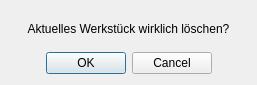
<?xml version="1.0" encoding="UTF-8"?>
<ui version="4.0">
 <class>DeletePieceDialog</class>
 <widget class="QDialog" name="DeletePieceDialog">
  <property name="geometry">
   <rect>
    <x>0</x>
    <y>0</y>
    <width>257</width>
    <height>85</height>
   </rect>
  </property>
  <property name="windowTitle">
   <string>Dialog</string>
  </property>
  <layout class="QVBoxLayout" name="verticalLayout">
   <item>
    <widget class="QLabel" name="label">
     <property name="text">
      <string>Aktuelles Werkstück wirklich löschen?</string>
     </property>
     <property name="alignment">
      <set>Qt::AlignCenter</set>
     </property>
    </widget>
   </item>
   <item>
    <widget class="QDialogButtonBox" name="buttonBox">
     <property name="orientation">
      <enum>Qt::Horizontal</enum>
     </property>
     <property name="standardButtons">
      <set>QDialogButtonBox::Cancel|QDialogButtonBox::Ok</set>
     </property>
     <property name="centerButtons">
      <bool>true</bool>
     </property>
    </widget>
   </item>
  </layout>
 </widget>
 <resources/>
 <connections>
  <connection>
   <sender>buttonBox</sender>
   <signal>accepted()</signal>
   <receiver>DeletePieceDialog</receiver>
   <slot>accept()</slot>
   <hints>
    <hint type="sourcelabel">
     <x>248</x>
     <y>254</y>
    </hint>
    <hint type="destinationlabel">
     <x>157</x>
     <y>274</y>
    </hint>
   </hints>
  </connection>
  <connection>
   <sender>buttonBox</sender>
   <signal>rejected()</signal>
   <receiver>DeletePieceDialog</receiver>
   <slot>reject()</slot>
   <hints>
    <hint type="sourcelabel">
     <x>316</x>
     <y>260</y>
    </hint>
    <hint type="destinationlabel">
     <x>286</x>
     <y>274</y>
    </hint>
   </hints>
  </connection>
 </connections>
</ui>
